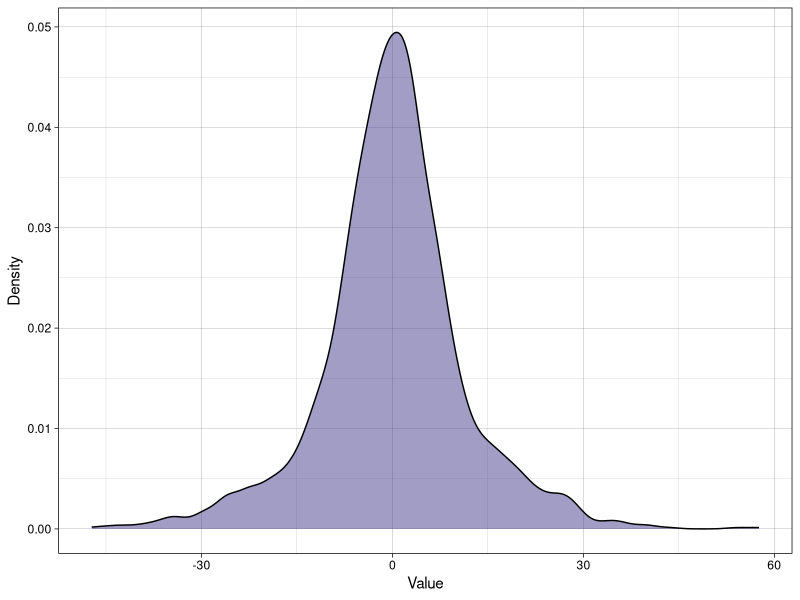
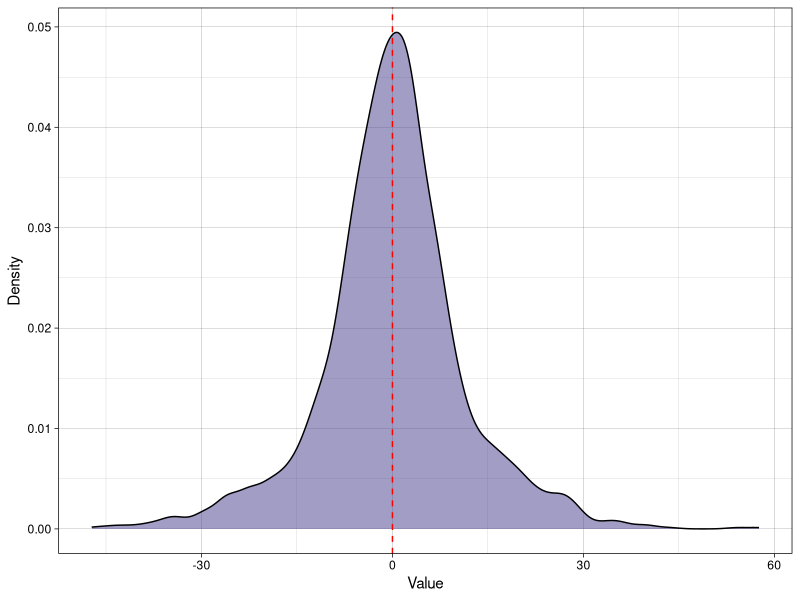
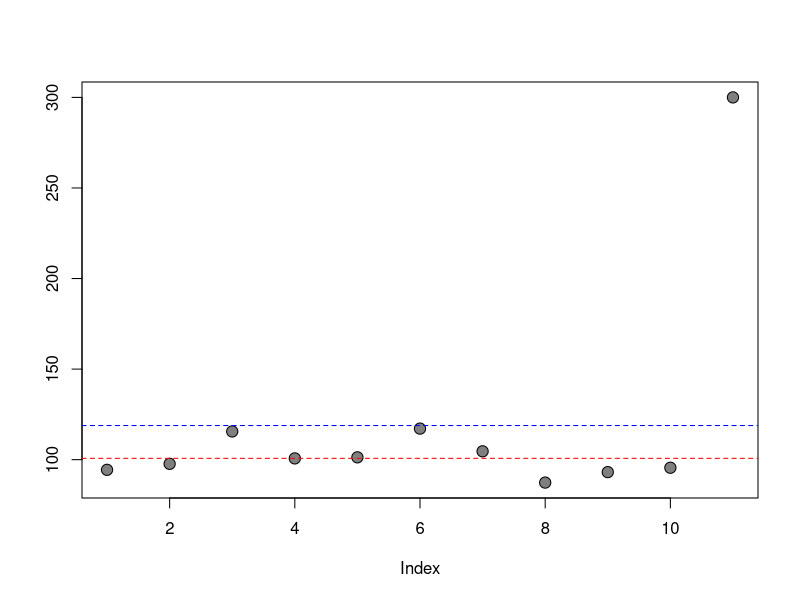
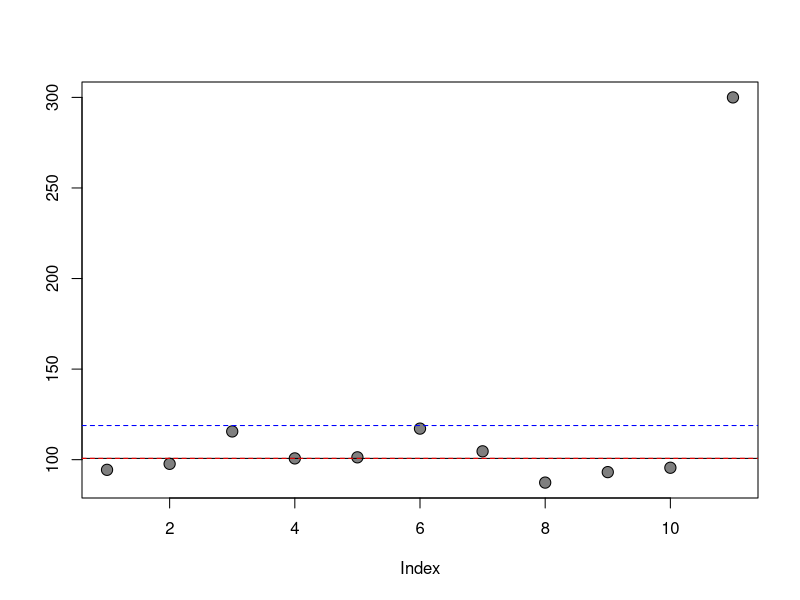
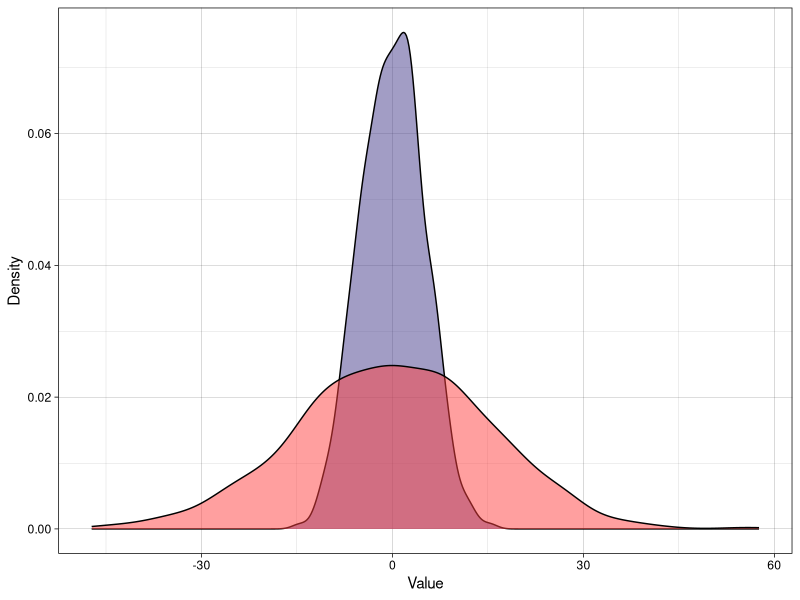

The R source for these figures, in order:
## ---- chunk 1
knitr::opts_chunk$set(package.startup.message = FALSE)
library(ggplot2)
library(knitr)
library(dplyr)
library(kableExtra)
library(reshape2)
## ---- chunk 2
df <- rnorm(1000, mean = 0, sd = 5)

df2 <- rnorm(1000, mean = 0, sd = 15)


df <- as.data.frame(cbind(df, df2))

plottable <- as.data.frame(melt(df))

p1 <- ggplot(plottable, aes(x=value)) + geom_density(fill="#473C8B", alpha = 0.5) + 
    xlab("Value") + ylab("Density") + theme_linedraw()

p1
## ---- chunk 3
p1 + geom_vline(xintercept=0, linetype = "dashed", colour = "red")
## ---- chunk 4
# set seed to ensure "randomly" generated values
# are the same at each run
set.seed(123)

# generate ten random numbers with mean = 100 and sd = 10
seriesWithOutOutlier <- rnorm(10, mean = 100, sd = 10)

#mean without outlier
seriesWithOutOutlier_mean <- mean(seriesWithOutOutlier) 

# add an outlier to the series
seriesWithOutlier <- c(seriesWithOutOutlier, 300)
## ---- chunk 5
# plot this data
plot(seriesWithOutlier, pch =21, bg = "grey50", cex= 1.5, ylab="")
abline(h=seriesWithOutOutlier_mean, col="red", lty = 2)
abline(h=mean(seriesWithOutlier), col = "blue", lty = 2)
## ---- chunk 6
# plot this data
plot(seriesWithOutlier, pch =21, bg = "grey50", cex= 1.5, ylab="")
abline(h=median(seriesWithOutlier), col = "black", lty = 1)
abline(h=seriesWithOutOutlier_mean, col="red", lty = 2)
abline(h=mean(seriesWithOutlier), col = "blue", lty = 2)
## ---- chunk 7
cells <- c("Neutrophils", "Lymphocytes", "Monocytes", "Eosinophils", "Basophils")
counts <- c(50, 25, 9, 8, 8)

df <- as.data.frame(cbind(cells, counts))
colnames(df) <- c("Cell Type", "Count")

df %>% kable("html") %>% kable_styling(full_width = FALSE)
## ---- chunk 8
counts <- c(37, 37, 9, 7, 10)

df <- as.data.frame(cbind(cells, counts))
colnames(df) <- c("Cell Type", "Count")

df %>% kable("html") %>% kable_styling(full_width = FALSE)
## ---- chunk 9
p2 <- ggplot(plottable, aes(x=value, fill = variable)) + 
  geom_density(alpha = 0.5) + 
  scale_fill_manual(values = c("#473C8B", "#FF4040"))+
  xlab("Value") + ylab("Density") +
  theme_linedraw() +
  theme(legend.position = "none") 

p2
## ---- chunk 10
pg <- rnorm(10, mean = 0, sd = 5)
ng <- pg/1000

cv_df <- data.frame(cbind(pg,ng))

colnames(cv_df) <- c("Picograms", "Nanograms")

cv_df <- round(cv_df, digits = 3)

cv_df %>% kable("html") %>% kable_styling(full_width = FALSE)
## ---- chunk 11
pg_mean <- mean(pg)
pg_sd <- sd(pg)
pg_cv <- (pg_sd/pg_mean)*100

ng_mean <- mean(ng)
ng_sd <- sd(ng)
ng_cv <- (ng_sd/ng_mean)*100

summ <- data.frame (cbind(rbind(pg_mean, pg_sd, pg_cv), 
                          rbind(ng_mean, ng_sd, ng_cv)))
summ <- round(summ, digits = 3)

colnames(summ) <- c("Picograms", "Nanograms")
rownames(summ) <- c("Mean", "Standard Deviation", "Coefficient of Variation")

summ %>% kable("html") %>% kable_styling(full_width = FALSE, 
                                         bootstrap_options = c("striped", "hover", "condensed", "responsive"))
